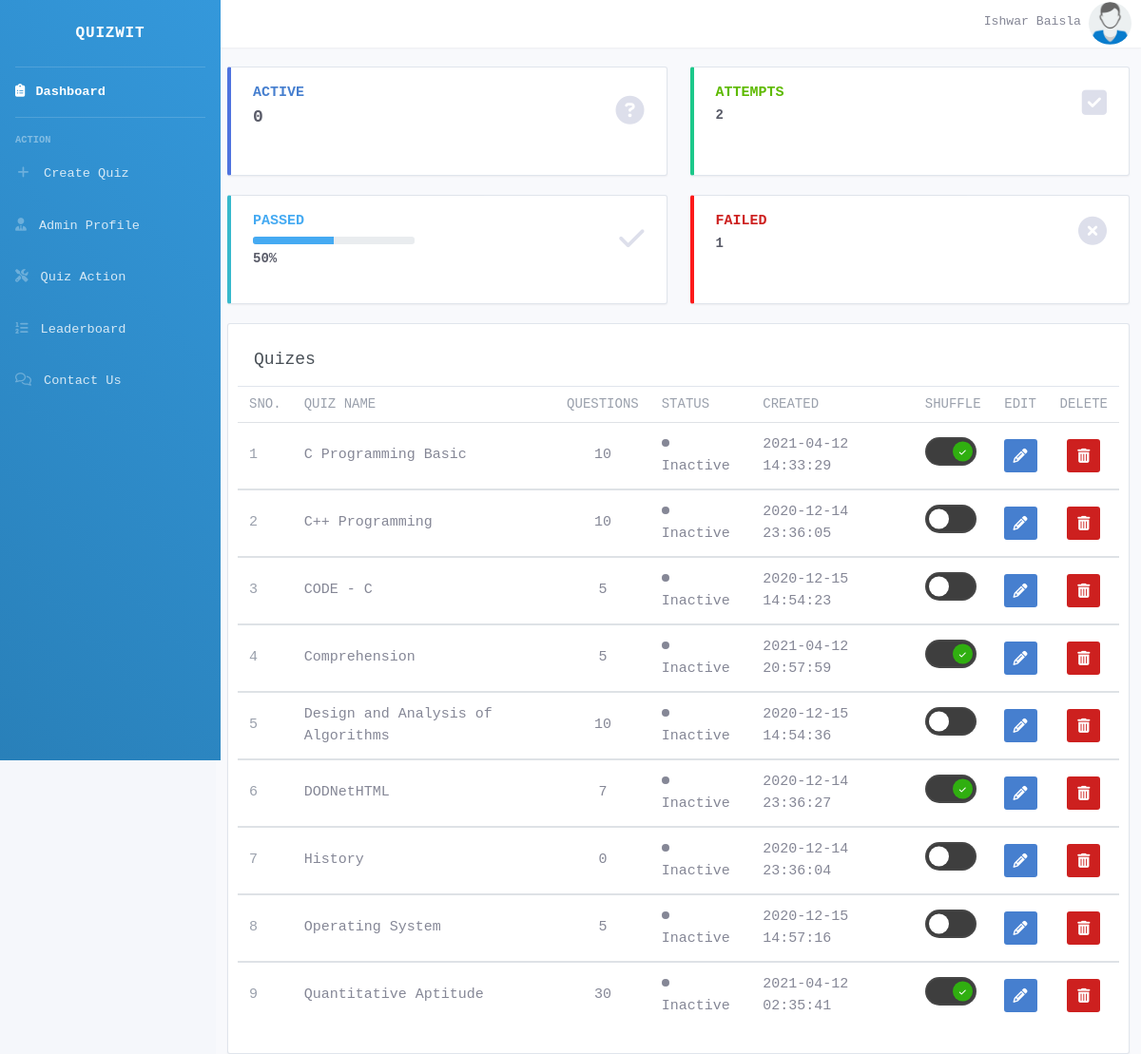
Page /admin_dashboard.php (signed in) on the committed database.
### tables this page shows
CREATE TABLE `quizes` (
  `quiz_id` int(11) NOT NULL,
  `quiz_name` varchar(50) NOT NULL,
  `difficulty_level` char(30) NOT NULL,
  `description` varchar(1000) NOT NULL,
  `number_of_questions` int(11) NOT NULL,
  `is_active` int(11) NOT NULL,
  `active_timing` bigint(20) NOT NULL,
  `inactive_timing` bigint(20) NOT NULL,
  `Exam_key` varchar(30) NOT NULL,
  `key_access` tinyint(4) NOT NULL,
  `show_evaluation` tinyint(4) NOT NULL,
  `shuffle` tinyint(4) NOT NULL,
  `time_duration` int(11) NOT NULL,
  `marks_per_question` int(11) NOT NULL,
  `negative_marking` double NOT NULL,
  `passing_percentage` int(11) NOT NULL,
  `admin_email_id` int(11) NOT NULL,
  `time_stamp` varchar(100) NOT NULL
);

### admin_dashboard.php (the view, shortened to what this page needs)
<!DOCTYPE html>
<html>
<head>
</head>
<?php
require_once('connection.php');
                $sql = "SELECT * FROM quizes WHERE admin_email_id='$_SESSION[admin_id]' ORDER BY quiz_name";
                $result = mysqli_query($conn,$sql);
                while($row = $result->fetch_assoc()){
                    $sql = "SELECT * FROM question_bank WHERE quiz_id='$row[quiz_id]'";
                    $temp = mysqli_query($conn,$sql);
                    if($temp->num_rows == 0)
                    {
                       $sql = "UPDATE quizes SET number_of_questions='0', is_active='0' WHERE quiz_id='$row[quiz_id]'";
                        mysqli_query($conn,$sql);
                    }
                    else{
                       $QueNum = $temp->num_rows;
                       $sql = "UPDATE quizes SET number_of_questions='$QueNum' WHERE quiz_id='$row[quiz_id]'";
                        mysqli_query($conn,$sql);
                    }
                }
include('includes/header.php');
include('includes/navbar.php');
    $temp = "SELECT quiz_id FROM quizes WHERE admin_email_id='$_SESSION[admin_id]'";
    $result1 = mysqli_query($conn,$temp);
    $answer = 0;
    $Fail = 0;
    while($row1 = $result1->fetch_assoc())
    {
        $sql = "SELECT * FROM attempts WHERE quiz_id='$row1[quiz_id]'";
        $result2 = mysqli_query($conn,$sql);
        while($row2 = $result2->fetch_assoc())
        {
          $candidatePercentage = ($row2['score']/$row2['total_marks'])*100;
          if($candidatePercentage<$row2['pass_percentage'])
            $Fail = $Fail + 1;
        }
        $answer = $answer + $result2->num_rows;
    }
    $pass_percentage = 0;
    if($answer!=0)
    {
      $pass_percentage = 100*(($answer - $Fail)/$answer);
    }
    $b=0;
    $ans = "";
         $str = $pass_percentage.'A';
         $p=0;
         while($str["$p"]!='A' && $b != 3)
         {
           $ans = $ans.$str["$p"];
           $p++;
         }
?>
<div class="container-fluid">
  <div style="height: 50px;"></div>
  <div class="row">
    <div class="col-xl-3 col-md-6 mb-4 height115">
      <div class="card border-left-primary shadow h-100 py-2">
        <div class="card-body">
          <div class="row no-gutters align-items-center">
            <div style="padding: 0px 10px;" class="col mr-2">
              <div class="text-xxs font-weight-bold text-primary text-uppercase mb-1">Active</div>
              <div class="h6 mb-0 font-weight-bold text-gray-800">
               <h4 id="active-EXAM"></h4>
              </div>
            </div>
            <div style="display:flex;width: 50%;height:100%;justify-content: flex-end;align-items:flex-end;padding-right: 10px;" class="col-auto">
              <i class="fas fa-question-circle fa-2x text-gray-300"></i>
            </div>
          </div>
        </div>
      </div>
    </div>
    <div class="col-xl-3 col-md-6 mb-4 height115">
      <div class="card border-left-success shadow h-100 py-2">
        <div class="card-body">
          <div class="row no-gutters align-items-center">
            <div style="padding: 0px 10px;" class="col mr-2">
              <div class="text-xxs font-weight-bold text-success text-uppercase mb-1">Attempts</div>
              <div class="h6 mb-0 font-weight-bold text-gray-800"><?php echo $answer;?></div>
            </div>
            <div style="display:flex;width: 50%;height:100%;justify-content: flex-end;align-items:flex-end;padding-right: 10px;" class="col-auto">
              <i class="fas fa-check-square fa-2x text-gray-300"></i>
            </div>
          </div>
        </div>
      </div>
    </div>
    <div class="col-xl-3 col-md-6 mb-4 height115">
      <div class="card border-left-info shadow h-100 py-2">
        <div class="card-body">
          <div class="row no-gutters align-items-center">
            <div style="padding: 0px 10px;" class="col mr-2">
              <div class="text-xxs font-weight-bold text-info text-uppercase mb-1">Passed</div>
              <div class="row no-gutters align-items-center">
                <div style="display:flex;width: 50%;height:100%;justify-content: flex-end;align-items:flex-end;padding-right: 10px;" class="col">
                  <div style="width: 100%;" class="progress progress-sm mr-2">
                    <?php echo "<div class='progress-bar bg-info' role='progressbar' style='width: $ans%' aria-valuenow='$pass_percentage'
                      aria-valuemin='0' aria-valuemax='100'></div>";?>
                  </div>
                </div>
              </div>
              <div class="mt-1">
                  <div class="h6 mb-0 mr-3 font-weight-bold text-gray-800"><?php echo $ans."%";?></div>
                </div>
            </div>
            <div style="display:flex;width: 50%;height:100%;justify-content: flex-end;align-items:flex-end;padding-right: 10px;" class="col-auto">
              <i class="fas fa-check fa-2x text-gray-300"></i>
            </div>
          </div>
        </div>
      </div>
    </div>
    <div class="col-xl-3 col-md-6 mb-4 height115">
      <div class="card border-left-warning shadow h-100 py-2">
        <div class="card-body">
          <div class="row no-gutters align-items-center">
            <div style="padding: 0px 10px;" class="col mr-2">
              <div class="text-xss font-weight-bold text-red text-uppercase mb-1">Failed</div>
              <div class="h6 mb-0 font-weight-bold text-gray-800"><?php echo $Fail;?></div>
            </div>
            <div style="display:flex;width: 50%;height:100%;justify-content: flex-end;align-items:flex-end;padding-right: 10px;" class="col-auto">
              <i class="fas fa-times-circle fa-2x text-gray-300"></i>
            </div>
          </div>
        </div>
      </div>
    </div>
  </div>
<div class="row row-card row-deck">
  <div class="col-12">
    <div class="card">
      <div class="card-header">
        <h3 class="card-title">Quizes</h3>
      </div>
      <?php
            $temp = "SELECT * FROM quizes WHERE admin_email_id='$_SESSION[admin_id]' ORDER BY quiz_name";
            $result = mysqli_query($conn,$temp);
      if($result->num_rows>0){
      ?>
      <div class="table-responsive">
        <table class="table table-card table-vcenter te
        xt-nowrap">
          <thead>
            <tr>
              <th class="w-1">SNo.</th>
              <th>Quiz Name</th>
              <th style="text-align: center;">Questions</th>
              <th>Status</th>
              <th>Created</th>
              <th>Shuffle</th>
              <th style="text-align: center;">Edit</th>
              <th style="text-align: center;">Delete</th>
            </tr>
          </thead>
          <tbody>
            <?php
            $i = 1;
            while($row = $result->fetch_assoc())
            {
            ?>
            <tr>
              <td>
                <span class="text-muted"><?php echo $i; ?></span>
              </td>
              <td><?php echo $row['quiz_name']; ?></td>
              <td style="text-align: center;"><?php echo $row['number_of_questions'];?></td>
              <td>
                <?php
                   if($row['is_active'])
                   {echo "<span class='status-icon bg-success'></span>Active<div class='count-active'></div>"; }
                   else echo "<span class='status-icon bg-unsuccess'></span>Inactive";
                ?>
              </td>
              <td><?php echo $row['time_stamp'];?></td>
              <td>
                  <label class="custom-toggle-btn toggle-shuffle-question mb-0">
                      <span>
                          <i class="fas fa-check"></i>
                      </span>
                  </label>
              </td>
              <td >
                <span class="quiz-edit-icon edit-quiz center">
                <i  class="fas fa-pencil-alt "></i>
                </span>
              </td>
              <td class="">
                  <?php
                    $QID = "'".$row['quiz_id']."'";
                  ?>
                  <span class="delete-quiz center" onclick="confirmQuizDeletion(<?php echo $QID; ?>)">
                    <i style="cursor: pointer;"  class="fas fa-trash-alt"></i>
                  </span>
              </td>
            </tr>
          </tbody>
          <?php
          $i =$i + 1;
        }
        ?>
        </table>
      </div>
        <?php
      }
      ?>
    </div>
  </div>
</div>
</body>
</html>

### includes/header.php (style rules this page uses)
body { font-family: monospace; }

### rows in the picture
quizes: quiz_name "C Programming Basic", number_of_questions "10", is_active 0 (drawn), time_stamp "2021-04-12 14:33:29"
quizes: quiz_name "C++ Programming", number_of_questions "10", is_active 0 (drawn), time_stamp "2020-12-14 23:36:05"
quizes: quiz_name "CODE - C", number_of_questions "5", is_active 0 (drawn), time_stamp "2020-12-15 14:54:23"
quizes: quiz_name "Comprehension", number_of_questions "5", is_active 0 (drawn), time_stamp "2021-04-12 20:57:59"
quizes: quiz_name "Design and Analysis of Algorithms", number_of_questions "10", is_active 0 (drawn), time_stamp "2020-12-15 14:54:36"
quizes: quiz_name "DODNetHTML", number_of_questions "7", is_active 0 (drawn), time_stamp "2020-12-14 23:36:27"
quizes: quiz_name "History", number_of_questions "0", is_active 0 (drawn), time_stamp "2020-12-14 23:36:04"
quizes: quiz_name "Operating System", number_of_questions "5", is_active 0 (drawn), time_stamp "2020-12-15 14:57:16"
quizes: quiz_name "Quantitative Aptitude", number_of_questions "30", is_active 0 (drawn), time_stamp "2021-04-12 02:35:41"

### other values in the picture
$_SESSION['name'] "Ishwar Baisla"
$answer "2"
$ans "50"
$Fail "1"
